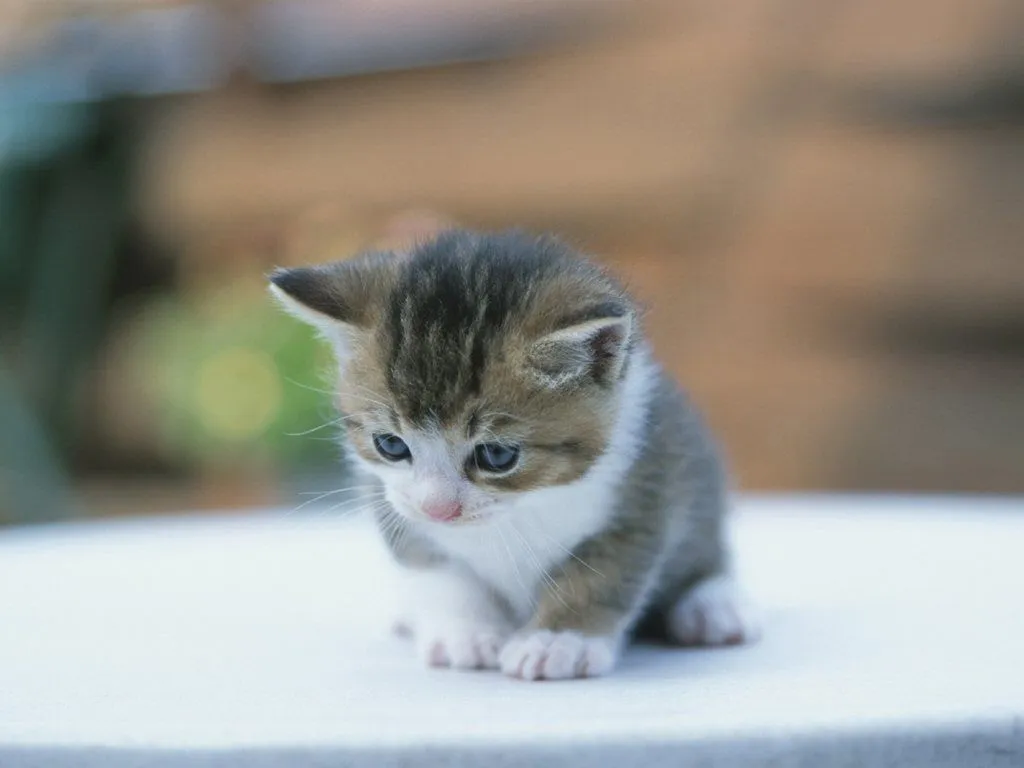
#> input picture KG_OpenCV/101/Images/cat1.jpg, 1024 x 768 px
$ python opencv_test_7.11-5.py
#> lines starting #> are read from the running program, lines starting #| are printed output that depends on the picture; after the words box and inside, x2 and y2 are one past the last pixel; in counts of white or black regions, pixels touching at a corner belong together
# ⭐⭐⭐ 문제 5
# [트랙바로 색상 범위 조정하기]

# ✅ 조건:

# OpenCV 트랙바(슬라이더) UI를 사용해

# H/S/V의 min/max 값을 실시간으로 조정

# 트랙바 값이 변경되면 → 마스크 결과를 즉시 갱신

# 사용자 인터페이스 구현

# ✅ 목표 함수:

# cv2.createTrackbar()

# cv2.getTrackbarPos()


import cv2
import numpy as np


def do_nothing(x):
    pass

# ① 이미지 읽기
img = cv2.imread('Images/cat1.jpg')
#> img is the input picture: shape (768, 1024, 3); mean B, G, R 140.4, 147.6, 148.6

# trackbar 윈도우 생성
cv2.namedWindow("HSV", cv2.WINDOW_NORMAL)
cv2.resizeWindow("HSV", 800, 600)  # 가로 800 x 세로 600

# 6개의 trackbar 생성
cv2.createTrackbar("h_low", "HSV", 0, 179, do_nothing)
cv2.createTrackbar("s_low", "HSV", 0, 255, do_nothing)
cv2.createTrackbar("v_low", "HSV", 10, 255, do_nothing)
cv2.createTrackbar("h_high", "HSV", 150, 179, do_nothing)
cv2.createTrackbar("s_high", "HSV", 250, 255, do_nothing)
cv2.createTrackbar("v_high", "HSV", 250, 255, do_nothing)


while True:   # 'q'가 눌러 질때까지 무한 반복

    # bgr -> hsv 변환
    hsv = cv2.cvtColor(img, cv2.COLOR_BGR2HSV )
#> hsv: shape (768, 1024, 3); mean H, S, V 59.2, 48.9, 159.1

		# 트랙바로 조정한 값 가져오기
    h_low = cv2.getTrackbarPos("h_low", "HSV")
    s_low = cv2.getTrackbarPos("s_low", "HSV")
    v_low = cv2.getTrackbarPos("v_low", "HSV")
    h_high = cv2.getTrackbarPos("h_high", "HSV")
    s_high = cv2.getTrackbarPos("s_high", "HSV")
    v_high = cv2.getTrackbarPos("v_high", "HSV")

		# threshold 범위 지정
    th_low = np.array([h_low, s_low, v_low])

    th_high = np.array([h_high, s_high, v_high])


		# hsv화면에 threshlod 적용하여 마스크 생성
    mask = cv2.inRange(hsv, th_low, th_high)
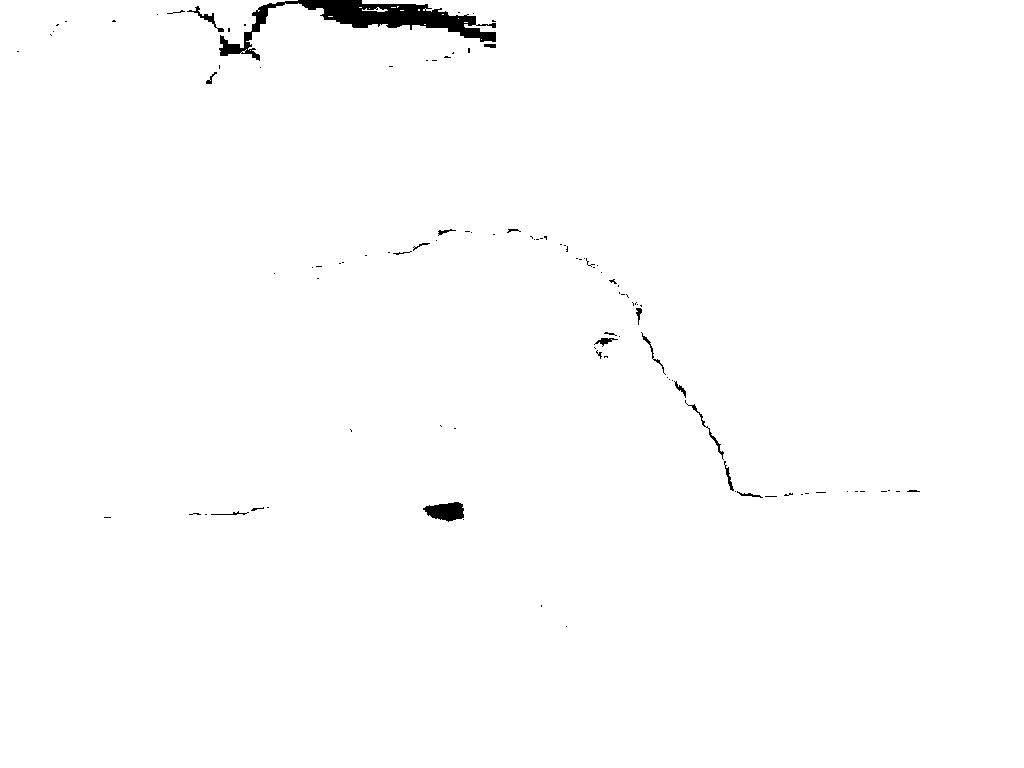
#> mask: shape (768, 1024); 99.2% white; 106 black regions (84 under 20 px), largest, box (x1, y1, x2, y2) and area: (219, 0, 496, 61) 4409, (423, 502, 464, 522) 563, (187, 6, 224, 32) 160

		# 이미지에 마스크 적용
    result = cv2.bitwise_and(img, img, mask = mask)


    # 1ms초 마다  키보드 'q'를 기다리기
    if cv2.waitKey(1) & 0xFF == ord('q'):
#> (key q is pressed here)
        break

    # cv2.imshow("mask", mask)
    cv2.imshow("HSV", result)
    # cv2.imshow("RESULT", result)


cv2.destroyAllWindows()

$ run again, with KG_OpenCV/101/Images/cat2.jpg copied over KG_OpenCV/101/Images/cat1.jpg
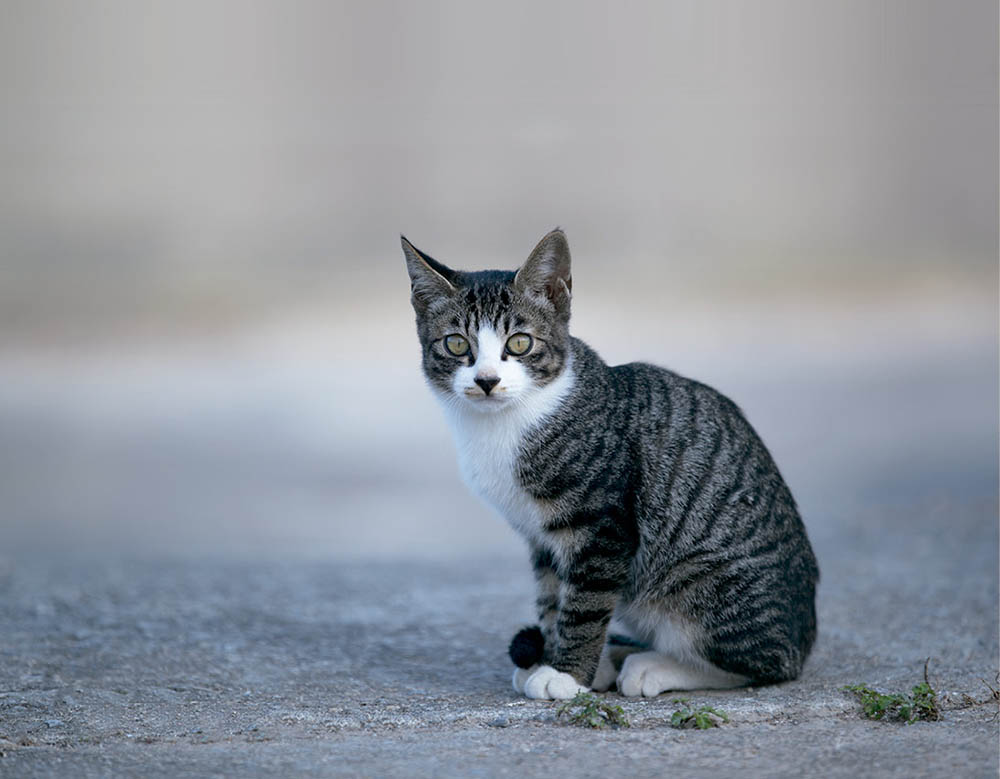
#> input picture KG_OpenCV/101/Images/cat2.jpg, 1000 x 779 px
#> img is the input picture: shape (779, 1000, 3); mean B, G, R 155.7, 147.4, 141.5
#> hsv: shape (779, 1000, 3); mean H, S, V 94.8, 32.1, 156.4
#> `mask = cv2.inRange(hsv, th_low, th_high)`:
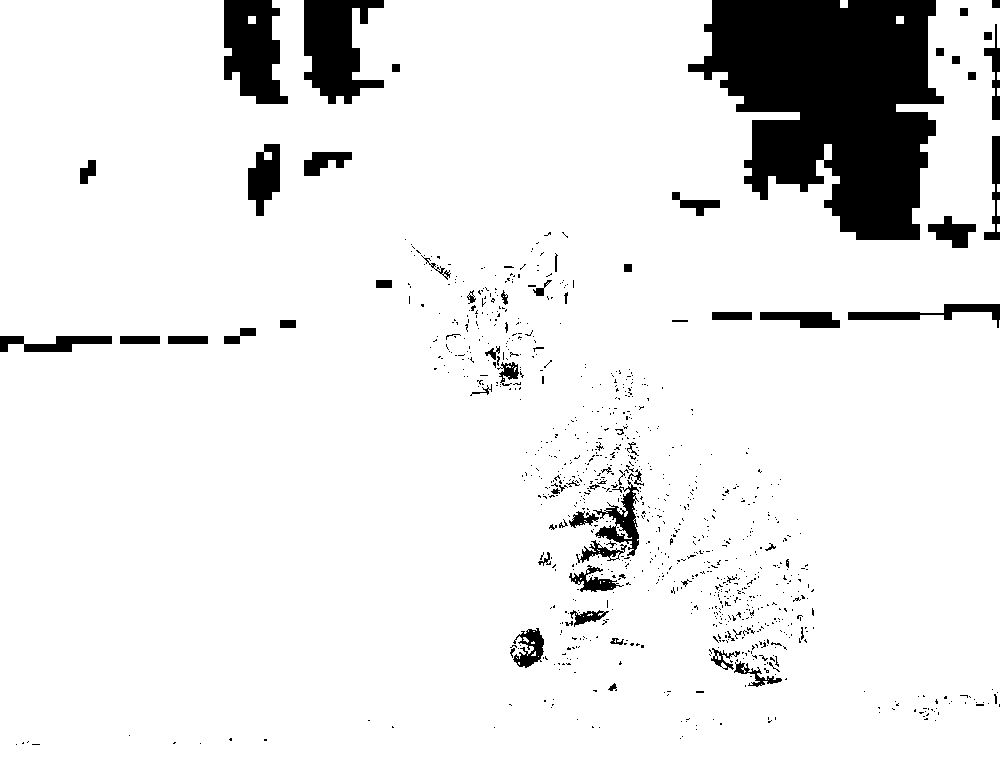
#> mask: shape (779, 1000); 91.1% white; 946 black regions (871 under 20 px), largest, box (x1, y1, x2, y2) and area: (688, 0, 944, 240) 40384, (304, 0, 384, 104) 5312, (224, 0, 288, 104) 4800
#> `result = cv2.bitwise_and(img, img, mask = mask)`:
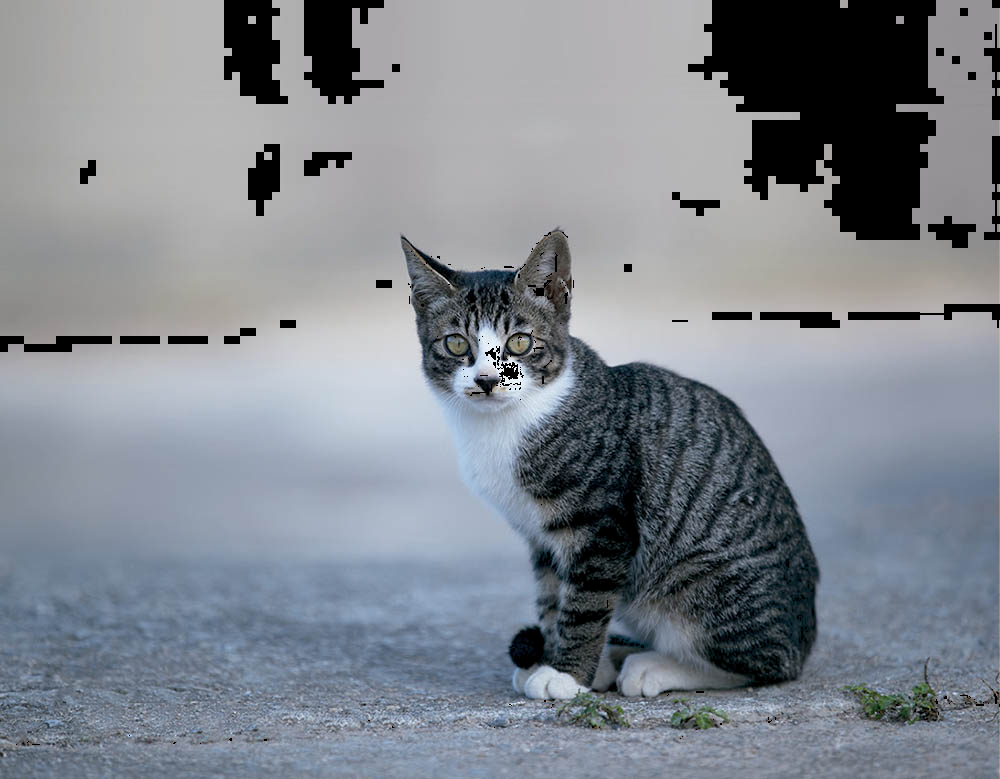
#> result: shape (779, 1000, 3); mean B, G, R 142.3, 134.1, 128.1

$ run again, with KG_OpenCV/101/Images/cat3.jpg copied over KG_OpenCV/101/Images/cat1.jpg
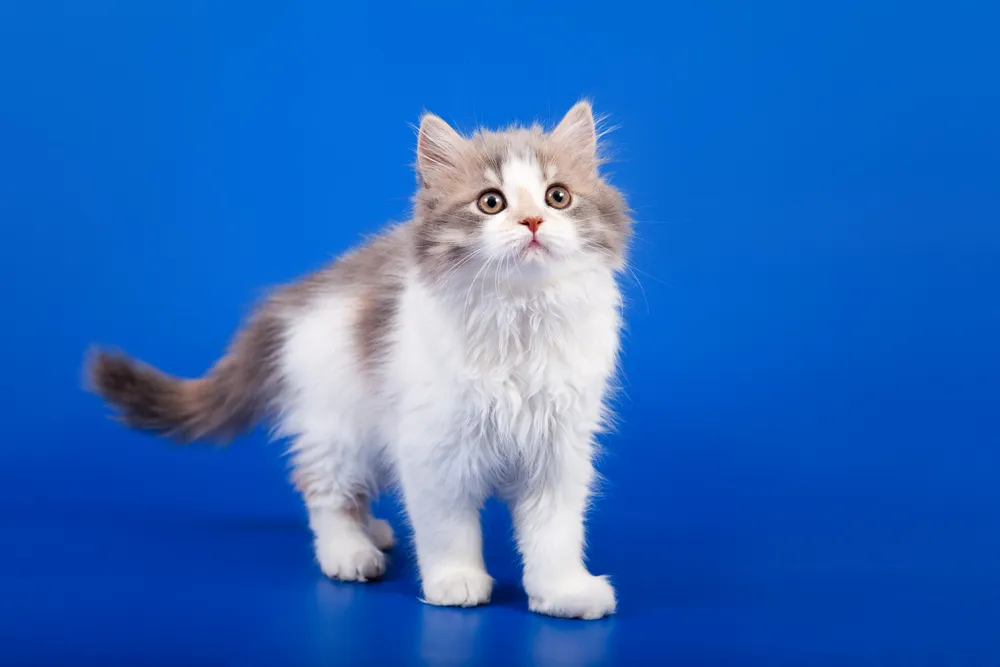
#> input picture KG_OpenCV/101/Images/cat3.jpg, 1000 x 667 px
#> img is the input picture: shape (667, 1000, 3); mean B, G, R 190, 105.8, 41.8
#> hsv: shape (667, 1000, 3); mean H, S, V 107.3, 202.7, 191.2
#> `mask = cv2.inRange(hsv, th_low, th_high)`:
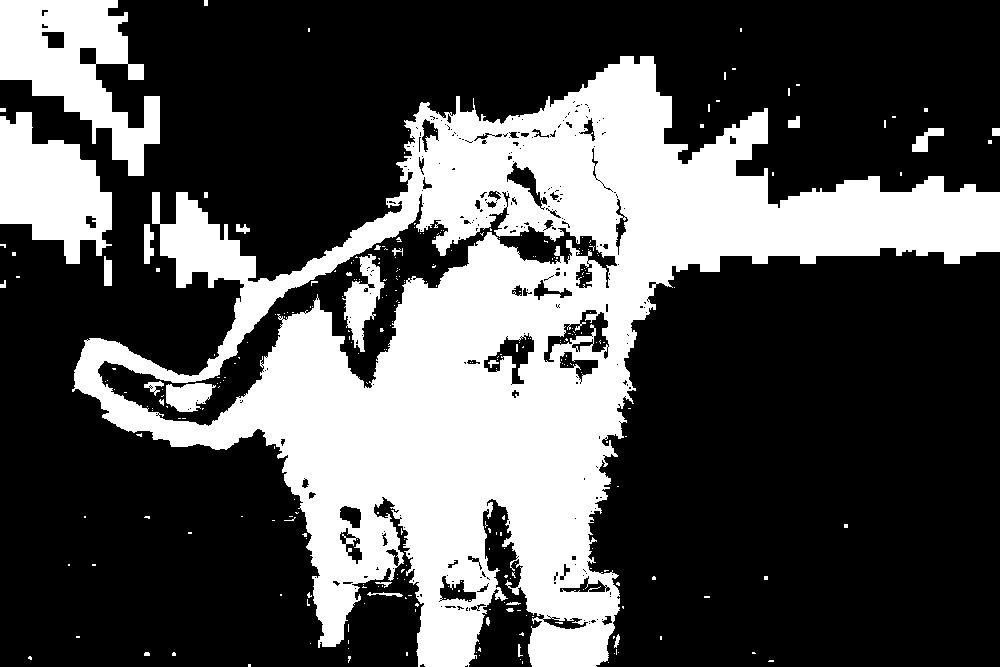
#> mask: shape (667, 1000); 32.5% white; 298 white regions (269 under 20 px), largest, box (x1, y1, x2, y2) and area: (72, 56, 1000, 667) 186600, (0, 0, 160, 176) 13800, (0, 112, 112, 264) 10570
#> `result = cv2.bitwise_and(img, img, mask = mask)`:
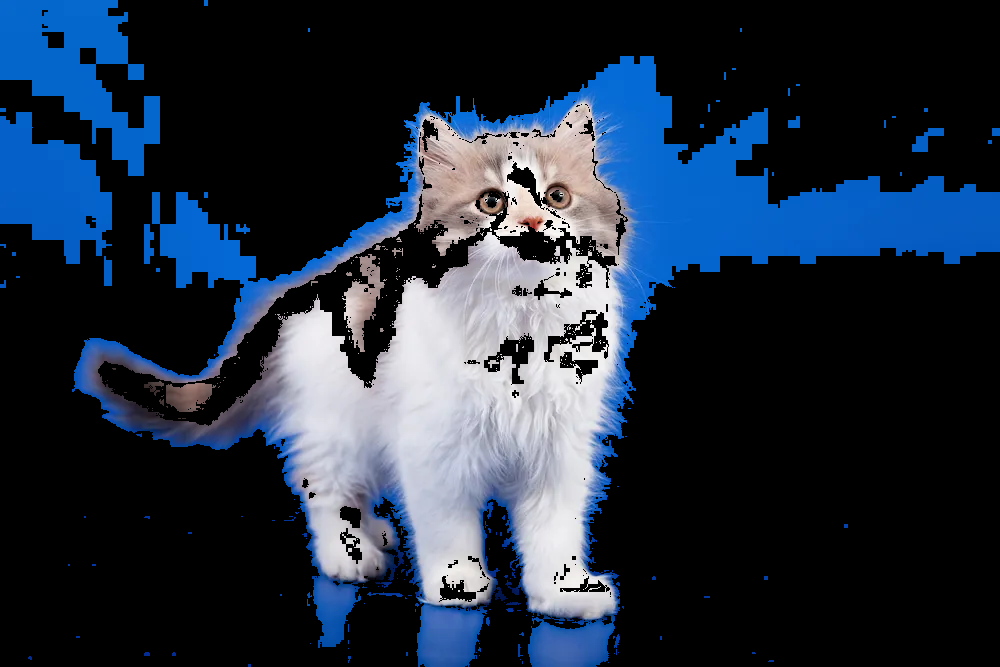
#> result: shape (667, 1000, 3); mean B, G, R 63.5, 47, 34.7

$ run again, with KG_OpenCV/101/Images/1111.jpg copied over KG_OpenCV/101/Images/cat1.jpg
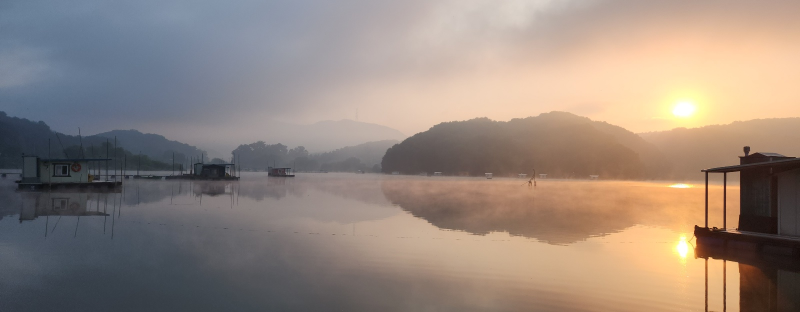
#> input picture KG_OpenCV/101/Images/1111.jpg, 1600 x 624 px (shown at 1/2 size)
#> img is the input picture: shape (624, 1600, 3); mean B, G, R 125.4, 135, 149.7
#> hsv: shape (624, 1600, 3); mean H, S, V 54.5, 61.8, 157.4
#> `mask = cv2.inRange(hsv, th_low, th_high)`:
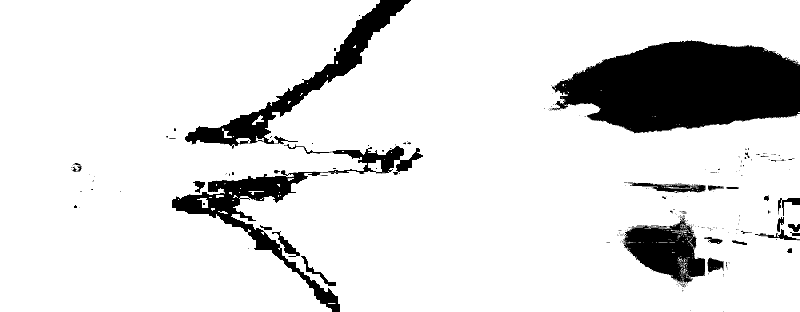
#> mask: shape (624, 1600) (shown at 1/2 size); 87.4% white; 259 black regions (227 under 20 px), largest, box (x1, y1, x2, y2) and area: (1103, 80, 1600, 267) 66047, (344, 288, 846, 624) 21061, (370, 0, 822, 298) 19052
#> `result = cv2.bitwise_and(img, img, mask = mask)`:
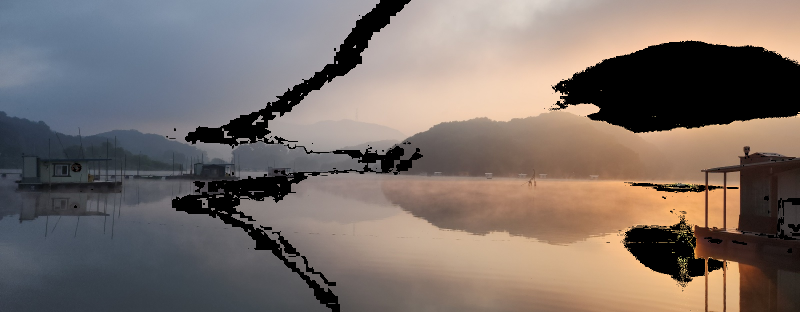
#> result: shape (624, 1600, 3) (shown at 1/2 size); mean B, G, R 106.1, 111.7, 123.2
